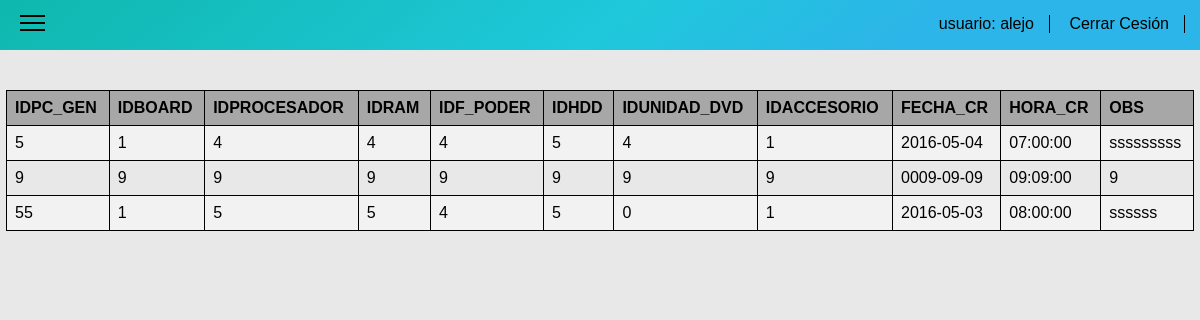
/index/pc_genenrico_consultar.php (signed in), run on the app's committed database.
### tables this page shows
CREATE TABLE IF NOT EXISTS `pc_generico` (
`IDPC_GEN` int(11) NOT NULL,
  `IDBOARD` int(11) NOT NULL,
  `IDPROCESADOR` int(11) NOT NULL,
  `IDRAM` int(11) NOT NULL,
  `IDF_PODER` int(11) NOT NULL,
  `IDHDD` int(11) NOT NULL,
  `IDUNIDAD_DVD` int(11) NOT NULL,
  `IDACCESORIO` int(11) NOT NULL,
  `FECHA_CR` date DEFAULT NULL,
  `HORA_CR` time DEFAULT NULL,
  `OBS` varchar(200) DEFAULT NULL
);

### index/pc_genenrico_consultar.php (the view, shortened to what this page needs)
<!DOCTYPE html>
<html>
<head>
  <link rel="stylesheet" type="text/css" href="../css/normalize.css">
  <link rel="stylesheet" type="text/css" href="../css/index.css">
</head>
<body>
<?php
$nom=$_SESSION['usuario'];
?>
<nav class="menu">
<ul class="ul-top">
    <li class="menu-ham" onclick="myFunction()">
      <div  class="menu-top"></div>
      <div></div>
      <div class="menu-bottom"></div>
    </li>
    <li class="li-top">
      <span class="usu"><a href="index.php">usuario: <?php echo "$nom" ?></a></span>
    </li>
    <li class="li-top" id="li-top">
      <span class=""><a href="../desconectar.php">Cerrar Cesión</a></span>
    </li>
  </ul>
</nav>
<div class="contenedor" id="contenedor">
  <div class="con-table">
   <?php require '../conectar.php';?>
<?php
$sql = "SELECT IDPC_GEN,IDBOARD,IDPROCESADOR,IDRAM,IDF_PODER,IDHDD,IDUNIDAD_DVD,IDACCESORIO,
FECHA_CR,HORA_CR,OBS FROM pc_generico";
$result = $conexion->query($sql);
if ($result->num_rows > 0) {
     echo "<table><tr><th>IDPC_GEN</th><th>IDBOARD</th><th>IDPROCESADOR</th>
     <th>IDRAM</th><th>IDF_PODER</th><th>IDHDD</th>
     <th>IDUNIDAD_DVD</th><th>IDACCESORIO</th><th>FECHA_CR</th>
     <th>HORA_CR</th><th>OBS</th>
     </tr>";
     while($row = $result->fetch_assoc()) {
         echo "<tr>
         <td>" . $row["IDPC_GEN"]. "</td>
         <td>" . $row["IDBOARD"]."</td>
         <td>" . $row["IDPROCESADOR"]."</td>
         <td>" . $row["IDRAM"]."</td>
         <td>" . $row["IDF_PODER"]."</td>
         <td>" . $row["IDHDD"]."</td>
         <td>" . $row["IDUNIDAD_DVD"]."</td>
         <td>" . $row["IDACCESORIO"]."</td>
         <td>" . $row["FECHA_CR"]."</td>
         <td>" . $row["HORA_CR"]."</td>
         <td>" . $row["OBS"].
          "</td></tr>";
     }
     echo "</table>";
} else {
     echo "0 results";
}
?>
  </div>
</div>
</body>
</html>

### css/index.css (style rules this page uses)
.menu { position: absolute; width: 100%; background:linear-gradient(141deg, #0fb8ad 0%, #1fc8db 51%, #2cb5e8 75%); height: 50px; z-index: 1; }
.ul-top { list-style-type: none; margin: 0; padding: 0; text-align: right; }
.li-top { display: inline-block; margin-right: 15px; height: 50px; }
.li-top span { display: inline-block; margin-top: 15px; border-right: 1px solid; padding-right: 10px; }
.li-top span a { text-decoration: none; color: black ; margin-right: 5px; }
.menu-ham { position: absolute; margin-left: 20px; width: 25px; margin-top: 10px; cursor:pointer; }
.menu-ham div { display: block; background-color: black; width: 25px; height: 2px; margin-top: 5px; }
.contenedor { width: 100%; height: 100%; background-color: #E8E8E8; position: absolute; transition: all 0.5s ease-out; -webkit-transition: all 0.5s ease-out; -moz-transition: all 0.5s ease-out; overflow-y: scroll; }
.con-table { overflow-x:auto; margin-top: 90px }
table { border-collapse: collapse; width: 99%; margin-left: 6px; }
table, td, th { border: 1px solid black; text-align: left; }
th { background-color: rgba(68, 68, 68, 0.4); }
th, td { text-align: left; padding: 8px; }
tr:nth-child(even) { background-color: #f2f2f2 }

### data on the page
pc_generico: IDPC_GEN "5", IDBOARD "1", IDPROCESADOR "4", IDRAM "4", IDF_PODER "4", IDHDD "5", IDUNIDAD_DVD "4", IDACCESORIO "1", FECHA_CR "2016-05-04", HORA_CR "07:00:00", OBS "sssssssss"
pc_generico: IDPC_GEN "9", IDBOARD "9", IDPROCESADOR "9", IDRAM "9", IDF_PODER "9", IDHDD "9", IDUNIDAD_DVD "9", IDACCESORIO "9", FECHA_CR "0009-09-09", HORA_CR "09:09:00", OBS "9"
pc_generico: IDPC_GEN "55", IDBOARD "1", IDPROCESADOR "5", IDRAM "5", IDF_PODER "4", IDHDD "5", IDUNIDAD_DVD "0", IDACCESORIO "1", FECHA_CR "2016-05-03", HORA_CR "08:00:00", OBS "ssssss"

### other printed values
$nom "alejo"
